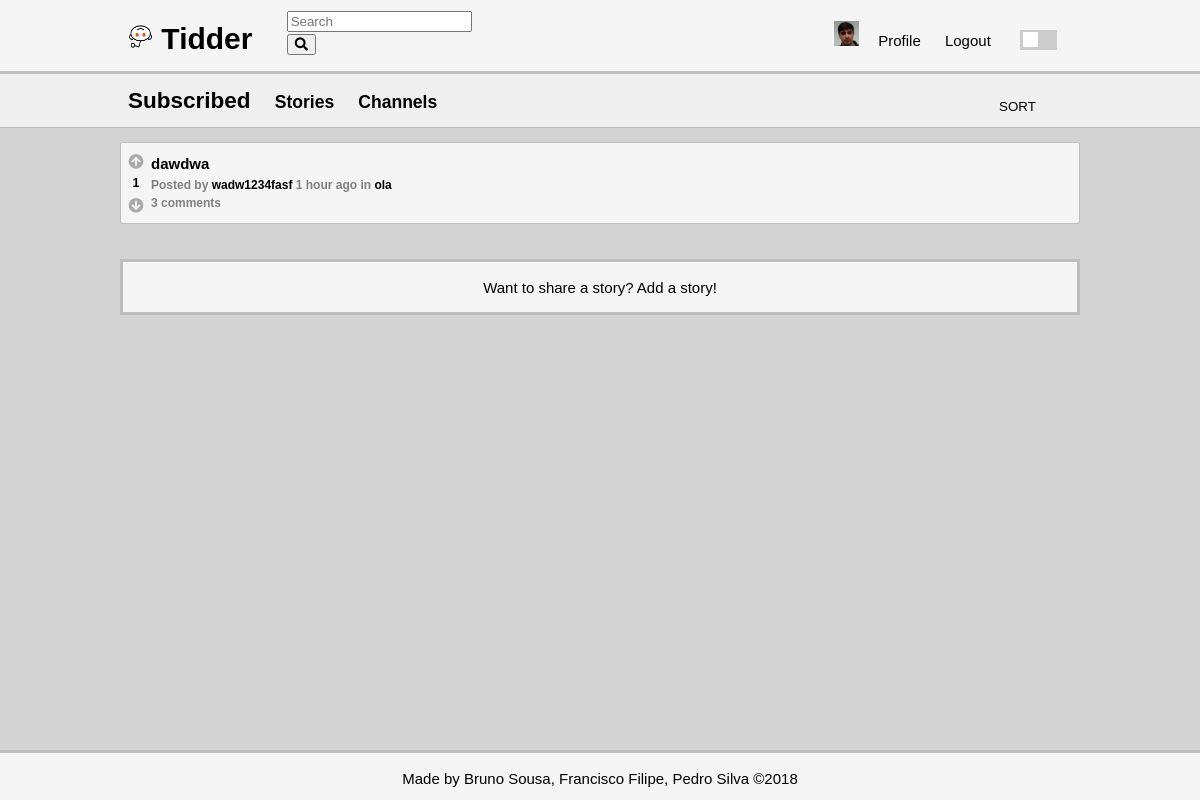
Page /pages/stories.php?subscribed=true (signed in) on the committed database.
### tables this page shows
CREATE TABLE subscription(
	user_id INTEGER REFERENCES user,
	channel_id INTEGER REFERENCES channel,
	PRIMARY KEY(user_id, channel_id)
);

CREATE TABLE opinion (
    opinion_id INTEGER NOT NULL PRIMARY KEY AUTOINCREMENT,
	parent_id INTEGER REFERENCES opinion(opinion_id),
    opinion_title VARCHAR,
    opinion_text VARCHAR NOT NULL,
	channel_id INTEGER REFERENCES channel,
	posted DATETIME NOT NULL,
    user_id INTEGER NOT NULL REFERENCES user
);

### pages/stories.php (called while the page is built, shortened)
<?php
	include_once('../includes/date.php');
	include_once('../database/db_story.php');
	include_once('../templates/tpl_common.php');
	include_once('../templates/tpl_stories.php');
	if(isset($_GET['subscribed']) && $_GET['subscribed'] == 'true'){
		$stories = array_reverse(getAllSubscribedStories($_SESSION['user_id']));
	}
	$now = time();
	for($i = 0; $i < count($stories); $i++){
		$stories[$i]['username'] = getUserName($stories[$i]['user_id']);
		$stories[$i]['score'] = getScore($stories[$i]['opinion_id']);
		$stories[$i]['comments']= getNumberComments($stories[$i]['opinion_id']);
		$stories[$i]['channel_name']= getChannelName($stories[$i]['channel_id']);
		if(isset($_SESSION['user_id']))
			$stories[$i]['vote'] = getVote($stories[$i]['opinion_id'], $_SESSION['user_id']);
	}
	draw_stories($stories,true);
?>

### database/db_story.php (called while the page is built, shortened)
<?php
	function getAllSubscribedStories($user_id){
		$db = Database::instance()->db();
		$stmt = $db->prepare('SELECT * FROM subscription JOIN opinion ON subscription.channel_id = opinion.channel_id WHERE parent_id IS NULL AND subscription.user_id = ?');
		$stmt->execute(array($user_id));
		return $stmt->fetchAll();
	}
?>

### includes/date.php (called while the page is built, shortened)
<?php
	function deltaTime($now, $date){
		$time = strtotime($date);
		$delta = $now - $time;
		if(!floor($delta/86400)){
			$time_word = (floor($delta/3600) == 1 ? ' hour ' : ' hours ');
			return floor($delta/3600).$time_word.'ago';
		}
		$time_word = (floor($delta/31104000) == 1 ? ' year ' : ' years ');
		return floor($delta/31104000).$time_word.'ago';
	}
?>

### templates/tpl_stories.php (the view, shortened to what this page needs)
<?php
	function draw_stories($stories, $not_profile){
		global $channel;?>
	<section id="stories">
	<header class = "secondary-header">
	<div class = "container">
		<?php if(isset($_GET['subscribed']) && $_GET['subscribed'] == 'true') { ?>
			<h2>Subscribed</h2>
			<h3><a href="stories.php">Stories</a></h3>
			<h3><a href="channels.php">Channels</a></h3>
		<?php } else if($channel) { ?>
			<h2><?='/c/'.htmlentities($channel)?></h2>
			<?php if(isset($_SESSION['user_id'])) {
					global $channel_id;
					global $subscribed;
					if($subscribed) { ?>
						<div class="unsubscribe" role="button" data-id="<?=$channel_id?>"><i class="fas fa-bell-slash"></i></div>
					<?php } else { ?>
						<div class="subscribe" role="button" data-id="<?=$channel_id?>"><i class="fas fa-bell"></i></div>
					<?php }
				} ?>
			<h3><a href="stories.php?subscribed=true">Subscribed</a></h3>
			<h3><a href="stories.php">Stories</a></h3>
			<h3><a href="channels.php">Channels</a></h3>
		<?php } else {?>
			<h2>Stories</h2>
			<h3><a href="stories.php?subscribed=true">Subscribed</a></h3>
			<h3><a href="channels.php">Channels</a></h3>
		<?php } ?>
			<?php if ($not_profile) { ?>
			<form method="post" action="../actions/action_sort_stories.php">
				<select name="sort" onchange="this.form.submit();">
					<option value="-1" hidden selected>SORT</option>
				</select>
			</form >
			<?php } ?>
		</div>
		</header>
		<div class = "container">
			<ol>
			<?php
				foreach($stories as $story)
					draw_story($story);
			?>
			</ol>
		</div>
		<?php if($not_profile){
			if(!isset($_SESSION['user_id'])) { ?>
			<footer class = "secondary-footer">
				<p>Want to add a channel? <a href='../pages/login.php?redirect=<?=urlencode($page)?>'>Login</a> or <a href='../pages/signup.php?redirect=<?=urlencode($page)?>'>Signup</a></p>
			</footer>
		<?php } else if($channel){?>
			<footer class = "secondary-footer">
				<p>Want to share a story? <a href="add_story.php?channel=<?=$channel?>">Add a story!</a></p>
			</footer>
		<?php } else {?>
			<footer class = "secondary-footer" >
				<p>Want to share a story? <a href="add_story.php">Add a story!</a></p>
			</footer>
			<?php } ?>
		<?php } ?>
			</section>
<?php }
		function draw_story($story) {
		global $now;
		?>
		<li>
				<article class="story" data-id="<?=$story['opinion_id']?>">
					<div class = "votes-container">
							<div class = "votes">
								<div class="upvote" role="button" data-value="<?=$story['vote']?>"><i class="fas fa-arrow-circle-up"></i></div>
								<h5><?=$story['score']?></h5>
								<div class="downvote" role="button" data-value="<?=$story['vote']?>"><i class="fas fa-arrow-circle-down"></i></div>
							</div>
					</div>
					<div class = "storyinfo">
						<h3><a href="story.php?story_id=<?=$story['opinion_id']?>"><?=htmlentities($story['opinion_title'])?></a></h3>
						<h4>Posted by <a href="<?='profile.php?username='.urlencode($story['username'])?>"><?=htmlentities($story['username'])?></a>
							<?=deltaTime($now, $story['posted'])?>
							in <a href="<?='stories.php?channel='.urlencode($story['channel_name'])?>"><?=htmlentities($story['channel_name'])?></a></h4>
						<?php if($story['comments'] == 1){ ?>
							<h4><?=$story['comments']?> comment</h4>
						<?php } else { ?>
							<h4><?=$story['comments']?> comments</h4>
						<?php } ?>
					</div>
		   </article>
		</li>
    <?php } ?>

### css/style.css (style rules this page uses)
html, body { height: 100%; margin: 0; }
body { background-color: var(--main-bg); font: 15px/1.5 Arial, Helvetica, sans-serif; padding: 0; position: relative; }
h2, h3, h5,p { color: var(--main-font-color); }
h4 { font-size: 12px; color: var(--secondary-font-color); }
.container { width: 80%; margin: 0px auto; overflow: hidden; min-height: 100%; position: relative; }
select { border: none; background-color: inherit; color: var(--main-font-color); -webkit-appearance: none; -moz-appearance: none; text-indent: 1px; text-overflow: ''; text-align-last: center; }
footer { background-color: var(--writing-bg); border-top: var(--border-color) 3px solid; height:50px; text-align: center; color: var(--main-font-color); }
a { color: var(--main-font-color); text-decoration: none; }
ol { list-style-type: none; padding: 0; }
.fa-arrow-circle-down, .fa-arrow-circle-up { color: var(--icon-color); }
.upvote , .downvote { margin:0; padding:0; margin-top: 3px; }
header { background-color: var(--writing-bg); color: var(--main-font-color); padding: 10px; border-bottom: var(--border-color) 3px solid; }
.secondary-header { background-color: var(--secondary-writing-bg); border-bottom: var(--border-color) 1px solid; }
.secondary-header h3, .secondary-header h2 { display: inline-block; padding-right: 20px; margin: 0; }
.secondary-header select { display: inline-block; position: absolute; right: 0; top: 10px; padding: 5px; }
.secondary-footer { margin: 20px 10%; border: var(--border-color) 3px solid; }
article.story { background-color: var(--writing-bg); position: relative; min-height: 80px; border-radius: 2px; border: var(--border-color) 1px solid; margin-top: -1px; }
.votes-container { position: absolute; float: left; width: 30px; display: flex; align-items: center; justify-content: center; flex-direction: column; margin-top: 5px; }
.votes-container h5 { padding: 0; margin: 0; text-align: center; }
article.story .storyinfo { padding: 10px; padding-left: 30px; overflow: hidden; }
article.story .storyinfo h3 { margin: 0; margin-right: 5px; font-size: 15px; }
article.story .storyinfo h3 a { color: var(--main-font-color); text-decoration: none; }
article.story .storyinfo h4 { margin: 0; }
article.story .storyinfo h4 a { text-decoration: none; }

### css/color.css (style rules this page uses)
:root { --grey-shade-0: #f9f9f9; --grey-shade-1: #f5f5f5; --grey-shade-1-5: #efefef; --grey-shade-2: #d3d3d3; --grey-shade-3: #bebebe; --grey-shade-4: #a9a9a9; --grey-shade-5: #808080; --grey-shade-6: #505050; --grey-shade-7: #303030; }
body.light { --main-bg: var(--grey-shade-2); --hover-bg: var(--grey-shade-2); --writing-bg: var(--grey-shade-1); --secondary-writing-bg: var(--grey-shade-1-5); --border-color: var(--grey-shade-3); --main-font-color: black; --secondary-font-color: var(--grey-shade-5); --icon-color: var(--grey-shade-4); --button-color: var(--grey-shade-3); --button-color-hover: var(--grey-shade-5); }

### rows in the picture
subscription: $story['vote'] 0 (drawn), score "1", opinion.opinion_title "dawdwa", username "wadw1234fasf", opinion.posted "1 hour ago", channel_name "ola", comments "3"
